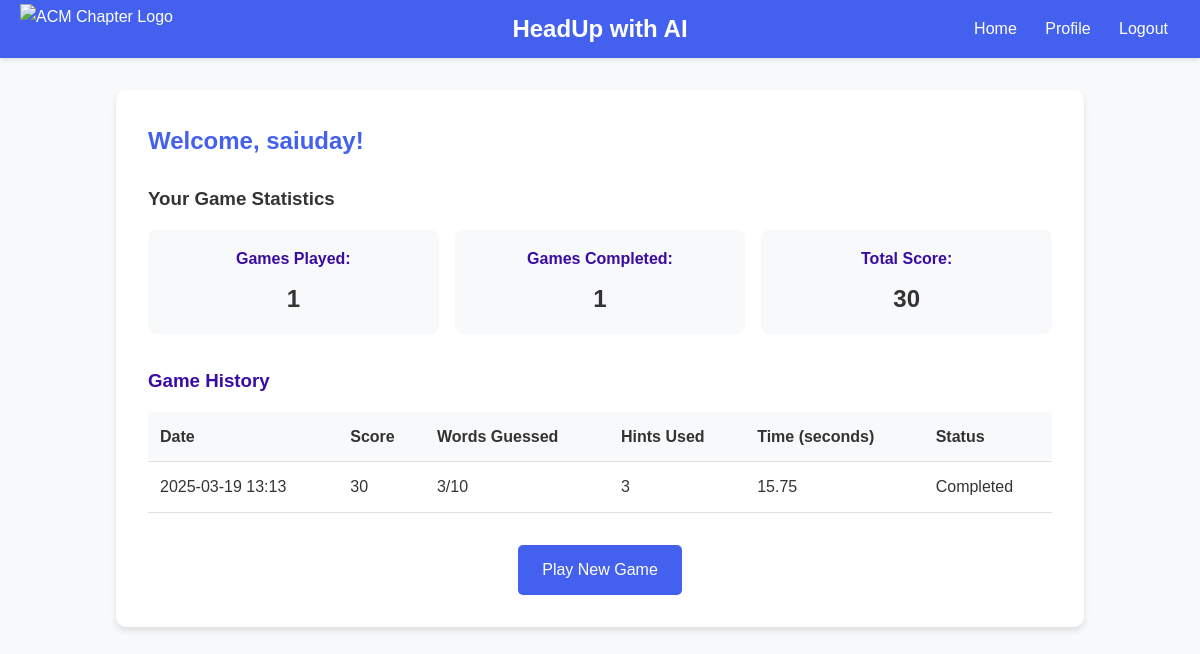
The app's page /profile (signed in) with its own data.
### models.py (models this page shows, shortened)
class User(UserMixin, db.Model):
    id = db.Column(db.Integer, primary_key=True)
    username = db.Column(db.String(100), unique=True, nullable=False)
    email = db.Column(db.String(100), unique=True, nullable=False)
    password_hash = db.Column(db.String(200), nullable=False)
    created_at = db.Column(db.DateTime, default=datetime.utcnow)

class GameResult(db.Model):
    id = db.Column(db.Integer, primary_key=True)
    user_id = db.Column(db.Integer, db.ForeignKey('user.id'), nullable=False)
    score = db.Column(db.Integer, default=0)
    words_guessed = db.Column(db.Integer, default=0)
    total_hints = db.Column(db.Integer, default=0)
    time_taken = db.Column(db.Float, default=0)
    completed = db.Column(db.Boolean, default=False)
    created_at = db.Column(db.DateTime, default=datetime.utcnow)
    user = db.relationship('User', backref=db.backref('games', lazy=True))

### app.py (the view)
@app.route("/profile")
@login_required
def profile():
    game_results = GameResult.query.filter_by(user_id=current_user.id).order_by(GameResult.created_at.desc()).all()
    return render_template("profile.html", user=current_user, games=game_results)

### app.py (called while the page is built)
@login_manager.user_loader
def load_user(user_id):
    return User.query.get(int(user_id))

### templates/profile.html
{% extends "base.html" %}
{% block content %}
<div class="profile-container">
    <h2>Welcome, {{ user.username }}!</h2>
    <div class="stats-container">
        <h3>Your Game Statistics</h3>
        <div class="stats">
            <div class="stat-item">
                <span class="stat-label">Games Played:</span>
                <span class="stat-value">{{ games|length }}</span>
            </div>
            <div class="stat-item">
                <span class="stat-label">Games Completed:</span>
                <span class="stat-value">{{ games|selectattr('completed', 'equalto', true)|list|length }}</span>
            </div>
            <div class="stat-item">
                <span class="stat-label">Total Score:</span>
                <span class="stat-value">{{ games|sum(attribute='score') }}</span>
            </div>
        </div>
    </div>
    <div class="game-history">
        <h3>Game History</h3>
        {% if games %}
        <table>
            <thead>
                <tr>
                    <th>Date</th>
                    <th>Score</th>
                    <th>Words Guessed</th>
                    <th>Hints Used</th>
                    <th>Time (seconds)</th>
                    <th>Status</th>
                </tr>
            </thead>
            <tbody>
                {% for game in games %}
                <tr>
                    <td>{{ game.created_at.strftime('%Y-%m-%d %H:%M') }}</td>
                    <td>{{ game.score }}</td>
                    <td>{{ game.words_guessed }}/10</td>
                    <td>{{ game.total_hints }}</td>
                    <td>{{ "%.2f"|format(game.time_taken) }}</td>
                    <td>{{ "Completed" if game.completed else "Incomplete" }}</td>
                </tr>
                {% endfor %}
            </tbody>
        </table>
        {% else %}
        <p>You haven't played any games yet.</p>
        {% endif %}
    </div>
    <div class="action-buttons">
        <a href="{{ url_for('index') }}" class="button">Play New Game</a>
    </div>
</div>
{% endblock %}

### templates/base.html (shortened to what this page needs)
<!DOCTYPE html>
<html>
<head>
    <link rel="stylesheet" href="{{ url_for('static', filename='styles.css') }}">
</head>
<body>
    <nav class="navbar">
        <div class="navbar-brand">
            <img src="{{ url_for('static', filename='images/ACM-Chapter.jpg') }}" alt="ACM Chapter Logo" class="navbar-logo">
        </div>
        <a href="{{ url_for('index') }}" class="navbar-title">HeadUp with AI</a>
        <div class="navbar-menu">
            <a href="{{ url_for('index') }}" class="navbar-item">Home</a>
            {% if current_user.is_authenticated %}
            <a href="{{ url_for('profile') }}" class="navbar-item">Profile</a>
            <a href="{{ url_for('logout') }}" class="navbar-item">Logout</a>
            {% else %}
            <a href="{{ url_for('login') }}" class="navbar-item">Login</a>
            <a href="{{ url_for('signup') }}" class="navbar-item">Sign Up</a>
            {% endif %}
        </div>
    </nav>
    <section class="main-content">
        {% block content %}
        {% endblock %}
    </section>
</body>
</html>

### static/styles.css (style rules this page uses)
:root { --primary-color: #4361ee; --secondary-color: #3a0ca3; --accent-color: #7209b7; --success-color: #2ecc71; --error-color: #e74c3c; --background-color: #f8f9fa; --card-color: #ffffff; --text-color: #333333; --border-color: #e0e0e0; }
* { margin: 0; padding: 0; box-sizing: border-box; }
body { font-family: 'Poppins', sans-serif; background-color: var(--background-color); color: var(--text-color); line-height: 1.6; }
.navbar { display: flex; justify-content: space-between; align-items: center; background-color: var(--primary-color); color: white; padding: 1rem 2rem; box-shadow: 0 2px 4px rgba(0, 0, 0, 0.1); position: relative; }
.navbar-brand { position: absolute; left: 20px; display: flex; align-items: center; }
.navbar-logo { height: 50px; width: auto; object-fit: contain; }
.navbar-title { position: absolute; left: 50%; transform: translateX(-50%); font-size: 1.5rem; font-weight: bold; color: white; text-decoration: none; }
.navbar-menu { margin-left: auto; }
.navbar-item { color: white; text-decoration: none; margin-left: 1.5rem; transition: opacity 0.3s; }
.main-content { max-width: 1000px; margin: 2rem auto; padding: 0 1rem; }
.profile-container { background-color: var(--card-color); border-radius: 10px; padding: 2rem; box-shadow: 0 4px 6px rgba(0, 0, 0, 0.1); }
.profile-container h2 { color: var(--primary-color); margin-bottom: 1.5rem; }
.stats-container { margin-bottom: 2rem; }
.stats { display: flex; justify-content: space-between; flex-wrap: wrap; gap: 1rem; margin-top: 1rem; }
.stat-item { flex: 1; min-width: 200px; background-color: var(--background-color); padding: 1rem; border-radius: 8px; text-align: center; }
.stat-label { display: block; font-weight: bold; margin-bottom: 0.5rem; color: var(--secondary-color); }
.stat-value { font-size: 1.5rem; font-weight: bold; }
.game-history { margin-bottom: 2rem; }
.game-history h3 { margin-bottom: 1rem; color: var(--secondary-color); }
table { width: 100%; border-collapse: collapse; }
table th, table td { padding: 0.75rem; text-align: left; border-bottom: 1px solid var(--border-color); }
table th { background-color: var(--background-color); font-weight: bold; }
.action-buttons { display: flex; justify-content: center; margin-top: 2rem; }
.button { display: inline-block; background-color: var(--primary-color); color: white; text-decoration: none; padding: 0.75rem 1.5rem; border-radius: 5px; transition: background-color 0.3s, transform 0.2s; }

### records on screen
User: username "saiuday"
GameResult: created_at "2025-03-19 13:13", score "30", words_guessed "3", total_hints "3", time_taken "15.75", completed "Completed"

### other values on screen
{{ games|length }} "1"
{{ games|selectattr('completed', 'equalto', true)|list|length }} "1"
{{ games|sum(attribute='score') }} "30"
